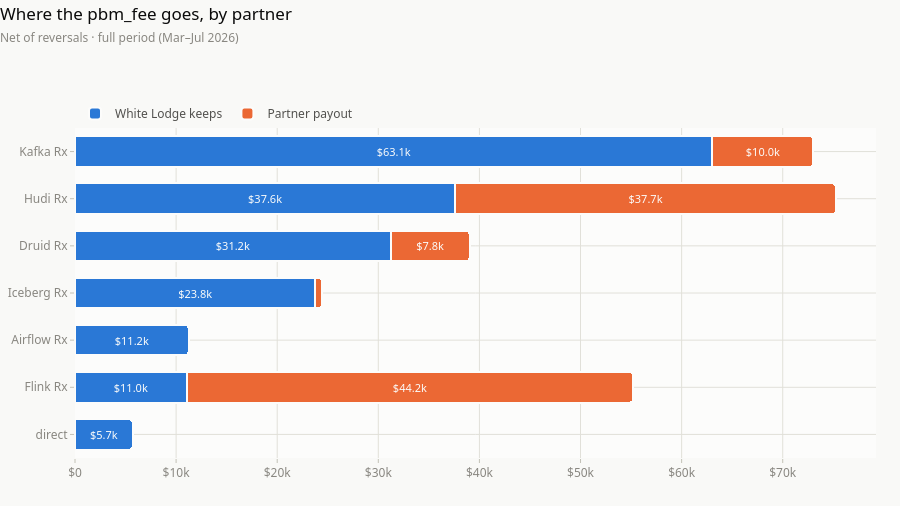

The notebook cell this image was saved under:
### Code cell
# Part-to-whole: of every dollar of pbm_fee a partner originates, how much stays
# with us and how much walks out. This is the comparison the terms obscure.
stacked_bar(
    partners,
    y="partner",
    series={"wls_revenue": "White Lodge keeps", "payout": "Partner payout"},
    title="Where the pbm_fee goes, by partner",
    note="Net of reversals · full period (Mar–Jul 2026)",
    sort_by="wls_revenue",
)

### Figure 1 — Plotly figure (JSON) as saved in the notebook; plotly's stock layout.template omitted (floating-point values rounded to 4 significant figures)
{"data": [{"cliponaxis": false, "constraintext": "none", "customdata": ["$5.7k", "$11.0k", "$11.2k", "$23.8k", "$31.2k", "$37.6k", "$63.1k"], "hovertemplate": "<b>%{y}</b><br>White Lodge keeps: %{customdata}<extra></extra>", "insidetextanchor": "middle", "marker": {"color": "#2a78d6", "line": {"color": "#fcfcfb", "width": 2}}, "name": "White Lodge keeps", "orientation": "h", "text": ["$5.7k", "$11.0k", "$11.2k", "$23.8k", "$31.2k", "$37.6k", "$63.1k"], "textfont": {"color": "#fcfcfb", "size": 11}, "textposition": "inside", "type": "bar", "x": [5699.0, 11040.0, 11240.0, 23780.0, 31230.0, 37610.0, 63050.0], "y": ["direct", "Flink Rx", "Airflow Rx", "Iceberg Rx", "Druid Rx", "Hudi Rx", "Kafka Rx"]}, {"cliponaxis": false, "constraintext": "none", "customdata": ["$0.00", "$44.2k", "$0.00", "$664.60", "$7.8k", "$37.7k", "$10.0k"], "hovertemplate": "<b>%{y}</b><br>Partner payout: %{customdata}<extra></extra>", "insidetextanchor": "middle", "marker": {"color": "#eb6834", "line": {"color": "#fcfcfb", "width": 2}}, "name": "Partner payout", "orientation": "h", "text": ["", "$44.2k", "", "", "$7.8k", "$37.7k", "$10.0k"], "textfont": {"color": "#fcfcfb", "size": 11}, "textposition": "inside", "type": "bar", "x": [0.0, 44170.0, 0.0, 664.6, 7806.0, 37660.0, 9971.0], "y": ["direct", "Flink Rx", "Airflow Rx", "Iceberg Rx", "Druid Rx", "Hudi Rx", "Kafka Rx"]}], "layout": {"barcornerradius": 4, "bargap": 0.35, "barmode": "stack", "height": 506, "legend": {"traceorder": "normal"}, "margin": {"b": 48, "l": 8, "r": 24, "t": 128}, "title": {"text": "Where the pbm_fee goes, by partner<br><span style='font-size:12px;font-weight:400;color:#898781'>Net of reversals · full period (Mar–Jul 2026)</span>", "y": 0.96, "yanchor": "top"}, "xaxis": {"separatethousands": true, "tickformat": "~s", "tickprefix": "$"}, "yaxis": {"title": {}}}}
